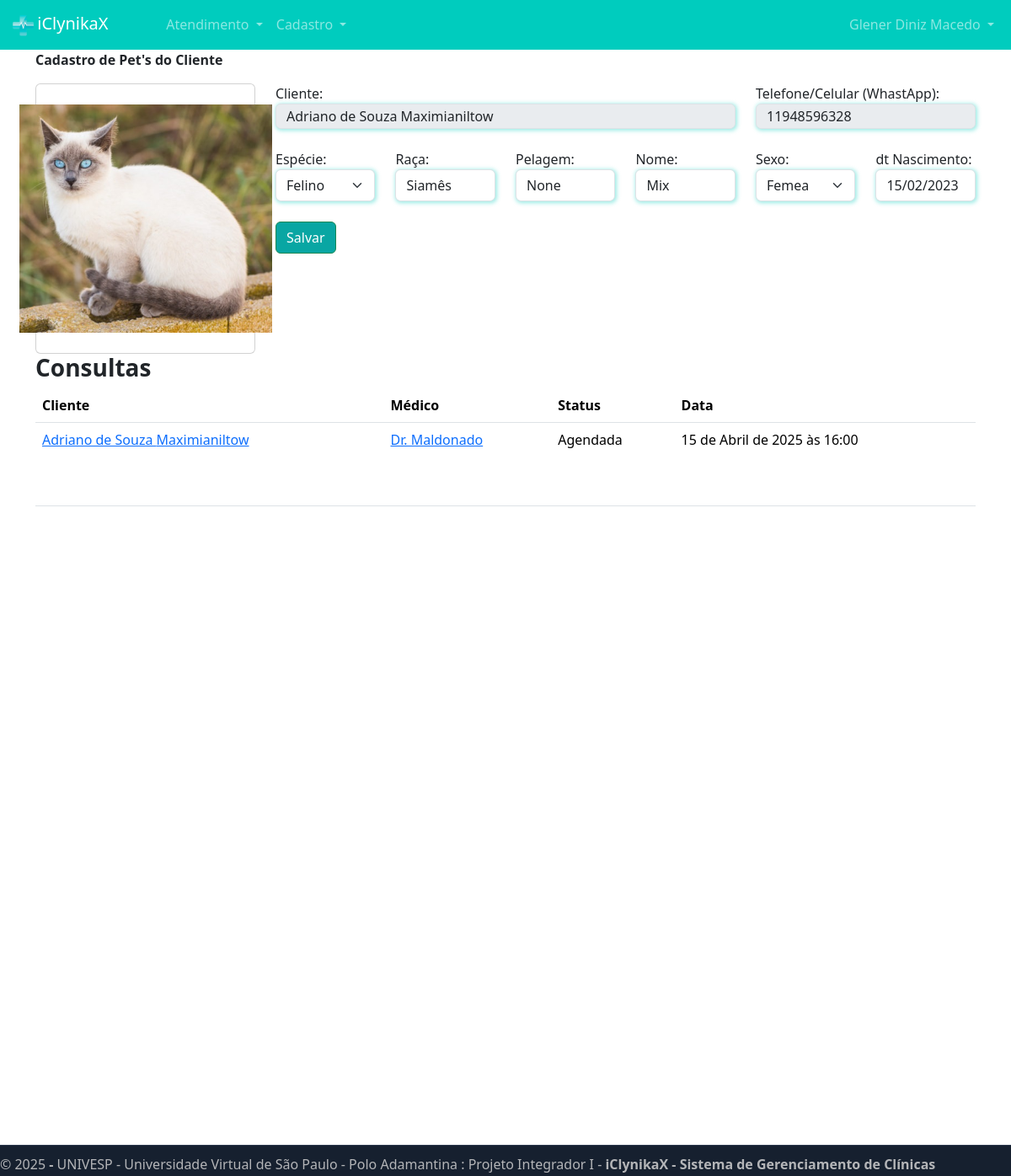
/paciente/pet_cliente_cadastro/3/ (signed in), run on the app's committed database.
### paciente/models.py (models this page shows, shortened)
class Pet_Cliente(models.Model):
    status_petcliente = (
        ('A', 'Ativo'),
        ('I', 'Inativo')
    )
    cliente = models.ForeignKey(User, on_delete=models.DO_NOTHING)
    Pet = models.ForeignKey(Pet, on_delete=models.DO_NOTHING, null=True, blank=True)
    Pet_Raca = models.CharField(max_length=140, null=True, blank=True)
    Pet_Pelagem = models.CharField(max_length=150, null=True, blank=True)
    Pet_Nome = models.CharField(max_length=140, null=True, blank=True)
    Pet_Sexo_Id = (
        ('M', 'Macho'),
        ('F', 'Femea'),
        ('I', 'Indefindio')
    )
    Pet_Sexo = models.CharField(max_length=1, choices=Pet_Sexo_Id, default='I')
    Pet_Foto = models.ImageField(upload_to="fotos_pet", null=True, blank=True)
    status = models.CharField(max_length=1, choices=status_petcliente, default='A')
    dt_Nscmnto = models.DateField(null=True, blank=True) #Data de Nascimento

class Pet(models.Model):
    Pet = models.CharField(max_length=50)

class Consulta(models.Model):
    status_choices = (
        ('A', 'Agendada'),
        ('F', 'Finalizada'),
        ('C', 'Cancelada'),
        ('I', 'Iniciada')
    )
    paciente = models.ForeignKey(User, on_delete=models.DO_NOTHING)
    Medico = models.ForeignKey(DadosMedico, on_delete=models.DO_NOTHING, null=True, blank=True)
    Pet_Cliente = models.ForeignKey(Pet_Cliente, on_delete=models.DO_NOTHING, null=True, blank=True)
    data_aberta = models.ForeignKey(DatasAbertas, on_delete=models.DO_NOTHING)
    status = models.CharField(max_length=1, choices=status_choices, default='A')
    link = models.URLField(null=True, blank=True)

### usuarios/models.py (models this page shows, shortened)
class Perfil(models.Model):
    user = models.ForeignKey(User, on_delete=models.DO_NOTHING)
    Endereco = models.CharField(max_length=200)
    Bairro  = models.CharField(max_length=125)
    Cidade  = models.CharField(max_length=175)
    Country = models.CharField(max_length=100, default='Brasil')
    UF = models.ForeignKey(UfEstados, on_delete=models.DO_NOTHING, null=True, blank=True)
    CEP = models.CharField(max_length=15)
    Celular = models.CharField(max_length=11, blank=True, null=True, verbose_name='Nº telefone celular')
    TelFixo = models.CharField(max_length=11, blank=True, null=True, verbose_name='Nº telefone fixo')
    RG = models.ImageField(upload_to="rgs")
    CPF = models.CharField(max_length=14) # 999.999.999-99 = 14
    Foto = models.ImageField(upload_to="fotos_perfil")
    Descricao = models.TextField(null=True, blank=True)
    Empresa = models.CharField(max_length=200, default='SOME STRING')
    Cargo = models.CharField(max_length=150, default='Indefinido')
    token = models.CharField(max_length=150, default='SOME STRING')

### medico/models.py (models this page shows, shortened)
class DadosMedico(models.Model):
    crm = models.CharField(max_length=30)
    nome = models.CharField(max_length=100)
    cep = models.CharField(max_length=15)
    rua = models.CharField(max_length=100)
    bairro = models.CharField(max_length=100)
    numero = models.IntegerField()
    rg = models.ImageField(upload_to="rgs")
    cedula_identidade_medica = models.ImageField(upload_to='cim')
    foto = models.ImageField(upload_to="fotos_perfil")
    user = models.ForeignKey(User, on_delete=models.DO_NOTHING)
    descricao = models.TextField(null=True, blank=True)
    especialidade = models.ForeignKey(Especialidades, on_delete=models.DO_NOTHING, null=True, blank=True)
    valor_consulta = models.FloatField(default=100)

class DatasAbertas(models.Model):
    data = models.DateTimeField()
    user = models.ForeignKey(User, on_delete=models.DO_NOTHING)
    agendado = models.BooleanField(default=False)

### paciente/views.py (the view, shortened to what this page needs)
# urls.py: path('pet_cliente_cadastro/<int:id_PetCliente>/', views.fnctn_pet_clnte_cdstro, name="url_pet_clnte_cdstro"),
@login_required(login_url='/usuarios/login/')
def fnctn_pet_clnte_cdstro(request, id_PetCliente):
    slct_petcliente = get_object_or_404(Pet_Cliente, id=id_PetCliente)
    slct_cliente = User.objects.get(username = slct_petcliente.cliente)
    slct_id_Perfil =  Perfil.objects.get(user = slct_petcliente.cliente)
    slct_petscliente = Pet_Cliente.objects.filter(cliente = slct_cliente.id)
    slct_PetConsultas = Consulta.objects.filter(Pet_Cliente=id_PetCliente)
    slct_Get_Pet = Pet_Cliente.objects.filter(id=id_PetCliente)  # Filtra pelo id fornecido
    slct_Pet_Sxos = list(Pet_Cliente.Pet_Sexo_Id)
    slct_Get_Pet = Pet.objects.all().order_by('Pet')
    if request.method == "GET":
        return render(request, 'pet_cliente.html', {'Lst_Pets': slct_Get_Pet, 'Lst_Pts_Sxo': slct_Pet_Sxos, 'Pet_Cliente': slct_petcliente, 'petConsultas':slct_PetConsultas, 'perfil':slct_id_Perfil, 'Pets_Cliente': slct_petscliente, 'cliente': slct_cliente, 'cGrp_Usuario':Get_cGrp_Usuario(request.user), 'is_medico': is_medico(request.user)})

### medico/models.py (called while the page is built)
def is_medico(user):
    return DadosMedico.objects.filter(user=user).exists()

### usuarios/models.py (called while the page is built)
def is_Atendente(user):
    return user.groups.filter(name='Atendente').exists()

def is_Cliente(user):
    return user.groups.filter(name='Cliente').exists()

def is_Gerente(user):
    return user.groups.filter(name="Gerente").exists()

def is_Médico(user):
    return user.groups.filter(name='Médico').exists()

def Get_cGrp_Usuario(user):
    Get_cGrp_Usuario = "Desconhecido"
    if (is_Gerente(user)):
        Get_cGrp_Usuario = "Gerente"
    if (is_Atendente(user)):
        Get_cGrp_Usuario = "Atendente"
    if (is_Médico(user)):
        Get_cGrp_Usuario = "Médico"
    if (is_Cliente(user)):
        Get_cGrp_Usuario = "Cliente"
    return Get_cGrp_Usuario

### paciente/templates/pet_cliente.html (shortened to what this page needs)
{% extends "base.html" %}
{% load static %}
{% block 'head' %}
    <link rel="stylesheet" href="{% static 'usuarios/css/usuarios.css' %}">
    <link rel="stylesheet" href="{% static 'medicos/css/cadastro_medico.css' %}">
{% endblock 'head' %}
{% block 'body' %}
{% include "partials/navbar.html" %}
<div class="container">
        <div class="row" >
            <p class="p-bold">Cadastro de Pet's do Cliente</p>
            <div class="col-md-3">
                <div class="card">
                <div class="card-body profile-card pt-4 d-flex flex-column align-items-center">
                    <img title="Imagem do Cliente" style="min-height: auto;	width: 300px;" src="{{ Pet_Cliente.Pet_Foto.url }}" alt="Imagem do Cliente">
                </div>
                </div>
            </div>
            <div class="col-md-9">
                <form action="{% url 'url_pet_clnte_cdstro' Pet_Cliente.id %}" method="post" enctype='multipart/form-data'>{% csrf_token %}
                    <div class="row mb-12">
                        <div class="col-sm-8">
                            <div data-mdb-input-init class="form-outline">
                                <label for="">Cliente:</label>
                                <input type="text" class="form-control shadow-main-color" style="wheight: 30px; height: 30px; " name="get_first_nome" disabled  value="{{cliente.first_name}} {{cliente.last_name}}"><br>
                            </div>
                        </div>
                        <div class="col-sm-4">
                            <div data-mdb-input-init class="form-outline">
                                <label for="">Telefone/Celular (WhastApp):</label>
                                <input type="text" class="form-control shadow-main-color" style="wheight: 30px; height: 30px; " name="get_Celular" disabled value="{{perfil.Celular}}"><br>
                            </div>
                        </div>
                    </div>
                    <div class="row mb-12">
                        <div class="col-sm-2">
                            <div data-mdb-input-init class="form-outline">
                                <label for="">Espécie:</label>
                                    <select name="get_Pet_Especie" class="form-control shadow-main-color form-select" >
                                        {% for Pet_Slct in Lst_Pets %}
                                            <option {% if Pet_Slct.id == Pet_Cliente.Pet.id %} selected {% endif %} value="{{ Pet_Slct.id }}">{{ Pet_Slct.Pet }}</option>
                                        {% endfor %}
                                    </select><br>
                            </div>
                        </div>
                        <div class="col-sm-2">
                            <div data-mdb-input-init class="form-outline">
                                <label for="">Raça:</label>
                                <input type="text" class="form-control shadow-main-color" name="get_Pet_Raca" value="{{Pet_Cliente.Pet_Raca}}">
                            </div>
                        </div>
                        <div class="col-sm-2">
                            <div data-mdb-input-init class="form-outline">
                                <label for="">Pelagem:</label>
                                <input type="text" class="form-control shadow-main-color" name="get_Pet_Pelagem" value="{{Pet_Cliente.Pet_Pelagem}}">
                            </div>
                        </div>
                        <div class="col-sm-2">
                            <div data-mdb-input-init class="form-outline">
                                <label for="">Nome:</label>
                                <input type="text" class="form-control shadow-main-color" name="get_Pet_Nome" value="{{Pet_Cliente.Pet_Nome}}">
                            </div>
                        </div>
                        <div class="col-sm-2">
                            <div data-mdb-input-init class="form-outline">
                                <label for="">Sexo:</label>
                                    <select  name="get_Pet_Sexo" id="id_Pet_Sexo" class="form-control shadow-main-color form-select" >
                                        {% for valor, nome in Lst_Pts_Sxo %}
                                            <option {% if valor == Pet_Cliente.Pet_Sexo %} selected {% endif %} value="{{ valor }}">{{ nome }}</option>
                                        {% endfor %}
                                    </select>
                                    <br>
                            </div>
                        </div>
                        <div class="col-sm-2">
                            <div data-mdb-input-init class="form-outline">
                                <label for="">dt Nascimento:</label>
                                <input type="text" class="form-control shadow-main-color" maxlength="10" placeholder="DD/MM/YYYY" required name="get_Pet_dtNscmnto" value="{{Pet_Cliente.dt_Nscmnto | date:"d/m/Y"}}">
                            </div>
                        </div>
                    </div>
                    <input type="submit" value="Salvar" class="btn btn-success btn-dark-color">
                    <br>
                    <br>
                    <br>
                    <br>
                </form>
            </div>
            <div class="col-md-12">
                <h3 class="p-bold">Consultas</h3>
                <div class="list-minhas-consultas" width="100%" height="100%" style="WIDTH:100%; height:100%;">
                    <table class="table" width="100%" height="100%">
                        <thead>
                        <tr>
                            <th scope="col">Cliente</th>
                            <th scope="col">Médico</th>
                            <th scope="col">Status</th>
                            <th scope="col">Data</th>
                        </tr>
                        </thead>
                        <tbody width="100%" height="100%" style="WIDTH:100%; height:100%;">
                            {% for consulta in petConsultas  %}
                                <tr>
                                    <td><a title="{{consulta.id}}" href="{% url 'url_cnslta' consulta.id %}">{{consulta.paciente.first_name}} {{consulta.paciente.last_name}}</a></td>
                                    <td><a title="{{consulta.id}}" href="{% url 'url_cnslta' consulta.id %}">{{consulta.Medico.nome}}</a></td>
                                    <td>{{consulta.get_status_display}}</td>
                                    <td>{{consulta.data_aberta.data}}</td>
                                </tr>
                            {% endfor %}
                        </tbody>
                    </table>
                </div>
            </div>
        </div>
</div>
{% endblock 'body' %}

### templates/partials/navbar.html (shortened to what this page needs)
{% load static %}
{% load l10n %}
<nav class="navbar navbar-expand-lg navbar-dark bg-color-dark">
    <div class="container-fluid">
        <a class="navbar-brand" href="{% url 'url_home' %}"><img src="{% static 'geral/img/logo.png' %}" width="20%" alt="">iClynikaX</a>
        <div class="collapse navbar-collapse" id="navbarNav">
            <ul class="navbar-nav">
                {% if cGrp_Usuario == 'Atendente' %}
                    <li class="nav-item dropdown">
                        <a class="nav-link dropdown-toggle" href="#" id="navbarDropdownMenuLink" role="button" data-bs-toggle="dropdown" aria-expanded="false">
                            Atendimento
                        </a>
                    </li>
                {% endif %}
                {% if request.user.is_superuser %}
                    <li class="nav-item dropdown">
                        <a class="nav-link dropdown-toggle" href="#" id="navbarDropdownMenuLink" role="button" data-bs-toggle="dropdown" aria-expanded="false">
                            Cadastro
                        </a>
                    </li>
                {% endif %}
            </ul>
        </div>
        <div id="user-tools">
            <ul class="navbar-nav">
                <li class="nav-item dropdown">
                    <a class="nav-link dropdown-toggle" title="Usuário Logado: &#10; {{request.user.username}}  &#10; &#10; Grupo: &#10; {{ cGrp_Usuario }}" href="#" id="navbarDropdownMenuLink" role="button" data-bs-toggle="dropdown" aria-expanded="false">
                        {{request.user.first_name}} {{request.user.last_name}}
                    </a>
                </li>
            </ul>
        </div>
    </div>
</nav>

### templates/static/geral/css/base.css (style rules this page uses)
:root { --main-color: #00CCBE; --dark-color: #09A6A3; --contrast-color: #FFD686; }
.bg-color-dark { background-color: var(--main-color); }
.p-bold { font-weight: bold; }

### templates/static/usuarios/css/usuarios.css (style rules this page uses)
html { height: 100%; }
body { height: 100%; }
.btn-dark-color { background-color: var(--dark-color); color: white; }

### templates/static/medicos/css/cadastro_medico.css (style rules this page uses)
.shadow-main-color { box-shadow: 1px 1px 5px 1px rgba(0, 204, 190,.4); }

### data on the page
Pet_Cliente: Pet_Foto (picture), get_Pet_Especie "Felino", get_Pet_Raca "Siamês", get_Pet_Pelagem "None", get_Pet_Nome "Mix", get_Pet_Sexo "Femea", get_Pet_dtNscmnto "15/02/2023"
Perfil: get_Celular "11948596328"
Consulta: paciente.first_name "Adriano de Souza", paciente.last_name "Maximianiltow", Medico.nome "Dr. Maldonado", status "Agendada", data_aberta.data "15 de Abril de 2025 às 16:00"

### other printed values
{{ request.user.first_name }} "Glener Diniz"
{{ request.user.last_name }} "Macedo"
